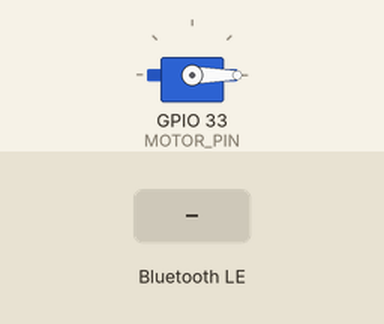
Simulated run of this program. Board: ESP32. Parts: servo. The inputs (shaded band) are chosen by the test bench. WiFi joins after 1.5 s; servers stay silent unless stated; EEPROM starts erased; nothing arrives over Bluetooth unless stated; a phone connects over Bluetooth LE 3 s after start; what the program prints to the serial monitor is not drawn.

Above: at 2.7 s.
2.8 s: Bluetooth LE write "on" received
At 4.0 s:
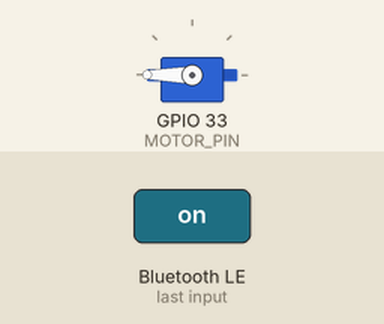
4.3 s: Bluetooth LE write "datetime:" received
Timing chart, 0 to 7.3 s (numbered marks = the images above; inputs shaded):
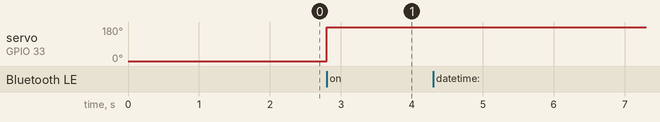

The program:

main.cpp
```cpp
#include <Arduino.h>
#include <BLEDevice.h>
#include <BLEUtils.h>
#include <BLEServer.h>
#include <Servo.h>
#include <WiFi.h>
#include <HttpClient.h>
#include <nvs.h>
#include <nvs_flash.h>

#define MOTOR_PIN 33
#define BUTTON_PIN 37
#define LIGHT_SENSOR_PIN 15

#define SERVICE_UUID "4fafc201-1fb5-459e-8fcc-c5c9c331914b"
#define CHARACTERISTIC_UUID "beb5483e-36e1-4688-b7f5-ea07361b26a8"

Servo motor;

char ssid[50];
char pass[50];
const char kHostname[] = "worldtimeapi.org";
const char kPath[] = "/api/timezone/America/Los_Angeles.txt";
const int kNetworkTimeout = 30 * 1000;
const int kNetworkDelay = 1000;

bool allowOperation = false;

// Callback class for handling Bluetooth writes
class MotorControlCallbacks : public BLECharacteristicCallbacks {
	void onWrite(BLECharacteristic *pCharacteristic) {
		std::string value = pCharacteristic->getValue();
		if (value == "on") {
			motor.write(180); // Move motor to 180 degrees
			Serial.println("Motor moved to 180 degrees via Bluetooth");
		} else {
			Serial.println("Invalid Bluetooth command received");
		}
	}
};

void nvs_access() {
	// Initialize NVS
	esp_err_t err = nvs_flash_init();
	if (err == ESP_ERR_NVS_NO_FREE_PAGES || err == ESP_ERR_NVS_NEW_VERSION_FOUND) {
		ESP_ERROR_CHECK(nvs_flash_erase());
		err = nvs_flash_init();
	}
	ESP_ERROR_CHECK(err);

	nvs_handle_t my_handle;
	err = nvs_open("storage", NVS_READWRITE, &my_handle);
	if (err == ESP_OK) {
		size_t ssid_len;
		size_t pass_len;
		err = nvs_get_str(my_handle, "ssid", ssid, &ssid_len);
		err |= nvs_get_str(my_handle, "pass", pass, &pass_len);
		nvs_close(my_handle);
		if (err != ESP_OK) {
			Serial.println("Failed to retrieve WiFi credentials");
		}
	} else {
		Serial.println("Error opening NVS");
	}
}

void setup() {
	Serial.begin(9600);

	motor.attach(MOTOR_PIN);
	motor.write(0); // Ensure motor starts at 0 degrees

	pinMode(BUTTON_PIN, INPUT_PULLUP);
	pinMode(LIGHT_SENSOR_PIN, INPUT);

	nvs_access();
	WiFi.begin(ssid, pass);
	while (WiFi.status() != WL_CONNECTED) {
		delay(500);
		Serial.print(".");
	}
	Serial.println("\nWiFi connected");

	// Initialize BLE
	BLEDevice::init("ESP32 Motor Controller");
	BLEServer *pServer = BLEDevice::createServer();
	BLEService *pService = pServer->createService(SERVICE_UUID);
	BLECharacteristic *pCharacteristic = pService->createCharacteristic(
		CHARACTERISTIC_UUID,
		BLECharacteristic::PROPERTY_READ |
		BLECharacteristic::PROPERTY_WRITE
	);

	pCharacteristic->setCallbacks(new MotorControlCallbacks());
	pCharacteristic->setValue("Motor Control");
	pService->start();

	BLEAdvertising *pAdvertising = pServer->getAdvertising();
	pAdvertising->start();

	Serial.println("ESP32 Motor Controller ready.");
}

void fetchTime() {
	WiFiClient client;
	HttpClient http(client);
	int err = http.get(kHostname, kPath);
	if (err == 0) {
		err = http.responseStatusCode();
		if (err >= 0) {
			http.skipResponseHeaders();
			String response = "";
			while (http.available()) {
				response += (char)http.read();
			}
			if (response.indexOf("datetime:") != -1) {
				int timeIndex = response.indexOf("datetime:") + 9;
				String timeStr = response.substring(timeIndex, timeIndex + 19);
				int hour = timeStr.substring(11, 13).toInt();
				int minute = timeStr.substring(14, 16).toInt();
				allowOperation = (hour > 23 || (hour == 23 && minute >= 30));
				Serial.printf("Current time: %02d:%02d\n", hour, minute);
				Serial.printf("Operation allowed: %s\n", allowOperation ? "YES" : "NO");
			}
		}
	}
	http.stop();
}

void loop() {
	// Fetch time periodically
	static unsigned long lastTimeFetch = 0;
	if (millis() - lastTimeFetch > 60000) { // Every 60 seconds
		fetchTime();
		lastTimeFetch = millis();
	}

	if (allowOperation) {
		// Check if the button is pressed
		if (digitalRead(BUTTON_PIN) == HIGH) {
			motor.write(180); // Move motor to 180 degrees
			Serial.println("Motor moved to 180 degrees via button");
			delay(500);
		}

		// Check light sensor value
		int lightLevel = analogRead(LIGHT_SENSOR_PIN);
		if (lightLevel < 10) {
			motor.write(180); // Move motor to 180 degrees
			Serial.println("Motor moved to 180 degrees due to low light level");
		} else {
			motor.write(0); // Move motor back to 0 degrees
			Serial.println("Motor reset to 0 degrees due to sufficient light level");
		}
	}

	delay(100);
}
```

Measured:
- after the input at 2.8 s, servo on GPIO 33 (MOTOR_PIN): 0° → 180° at once
- after the input at 4.3 s, every drawn part: stays the same
